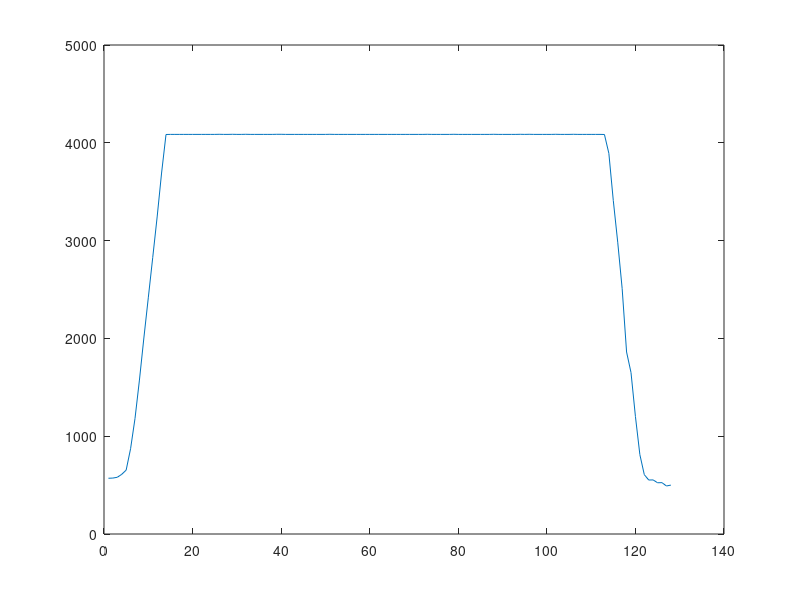

Reproduce this figure in MATLAB.
clear all;
close all;

% data z kamery pri nasmerovani na bile svitici lcd monitor.
a1 = [562,563,571,603,648,861,1160,1536,1946,2352,2747,3153,3572,3992,4087,4085,4086,4086,4087,4086,4085,4086,4087,4086,4086,4087,4087,4086,4085,4086,4086,4087,4085,4086,4085,4086,4085,4086,4087,4086,4086,4087,4085,4086,4086,4086,4087,4086,4086,4086,4086,4086,4086,4087,4086,4086,4086,4086,4086,4087,4087,4085,4086,4086,4086,4086,4087,4086,4085,4086,4086,4087,4087,4086,4086,4086,4086,4087,4086,4086,4087,4087,4085,4087,4086,4087,4085,4087,4087,4086,4086,4088,4086,4086,4087,4087,4086,4086,4087,4087,4087,4087,4086,4087,4086,4087,4086,4087,4086,4085,4087,4087,4085,3881,3410,2988,2514,1867,1656,1214,819,616,561,561,529,529,494,503];
a2 = [567,568,577,607,649,868,1181,1574,1998,2409,2822,3234,3691,4085,4086,4085,4087,4086,4085,4087,4087,4086,4087,4086,4087,4087,4087,4085,4087,4088,4085,4086,4086,4087,4086,4086,4086,4086,4088,4087,4086,4086,4086,4086,4086,4085,4086,4085,4086,4087,4086,4085,4086,4087,4085,4087,4086,4087,4086,4086,4086,4086,4087,4087,4087,4086,4086,4086,4087,4086,4086,4085,4087,4085,4086,4086,4086,4086,4087,4088,4087,4086,4086,4087,4086,4086,4086,4087,4086,4086,4086,4086,4086,4087,4086,4087,4086,4088,4085,4086,4086,4086,4087,4087,4087,4085,4086,4086,4086,4086,4086,4086,4085,3844,3358,2941,2469,1842,1636,1193,808,607,551,555,523,523,489,500];
a3 = [570,572,580,608,653,864,1171,1559,1976,2382,2778,3183,3606,4029,4085,4086,4086,4086,4086,4085,4087,4087,4086,4086,4087,4087,4086,4086,4087,4086,4087,4088,4085,4086,4086,4085,4086,4086,4086,4087,4085,4086,4087,4086,4086,4086,4086,4086,4086,4086,4087,4085,4086,4085,4087,4087,4087,4086,4087,4087,4086,4087,4086,4086,4085,4087,4087,4086,4086,4086,4087,4086,4086,4086,4085,4086,4086,4086,4087,4085,4085,4086,4086,4087,4085,4086,4087,4087,4086,4086,4086,4086,4086,4086,4087,4087,4087,4086,4087,4085,4086,4087,4085,4086,4086,4087,4087,4086,4085,4086,4086,4085,4086,3970,3472,3031,2552,1892,1677,1220,812,606,551,551,521,524,488,497];
a4 = [568,568,577,610,652,872,1181,1568,2004,2415,2826,3242,3670,4073,4085,4086,4085,4087,4086,4086,4086,4088,4087,4085,4086,4087,4086,4086,4088,4086,4086,4087,4086,4086,4086,4086,4086,4086,4085,4089,4089,4086,4087,4086,4086,4085,4087,4086,4087,4086,4087,4087,4086,4086,4086,4087,4087,4086,4087,4087,4087,4085,4087,4086,4087,4087,4086,4087,4086,4087,4087,4084,4087,4085,4086,4087,4087,4085,4087,4087,4086,4086,4087,4086,4087,4086,4087,4087,4086,4086,4086,4086,4086,4087,4086,4086,4086,4086,4087,4086,4087,4086,4087,4086,4087,4086,4085,4087,4086,4087,4085,4086,4085,3932,3437,3009,2530,1875,1670,1212,819,610,554,557,525,530,493,503];
a5 = [590,588,596,628,676,904,1233,1644,2087,2512,2934,3371,3819,4086,4086,4085,4087,4086,4087,4086,4087,4087,4086,4086,4087,4086,4085,4090,4086,4086,4086,4087,4087,4085,4087,4087,4086,4086,4086,4086,4085,4087,4086,4087,4085,4086,4086,4087,4086,4086,4087,4085,4086,4087,4086,4086,4086,4084,4086,4085,4087,4086,4085,4086,4087,4087,4085,4088,4086,4086,4086,4086,4083,4086,4084,4086,4086,4087,4087,4087,4086,4086,4086,4086,4086,4085,4086,4086,4086,4087,4087,4086,4086,4086,4085,4087,4086,4086,4086,4085,4086,4086,4086,4086,4086,4086,4086,4086,4085,4085,4086,4086,4086,3838,3355,2939,2481,1840,1631,1190,805,603,548,550,519,523,493,500];
a6 = [551,551,561,589,627,836,1133,1515,1924,2317,2707,3110,3519,3930,4085,4086,4087,4085,4086,4086,4086,4086,4086,4087,4086,4086,4087,4086,4087,4086,4087,4087,4086,4085,4088,4087,4085,4086,4086,4086,4085,4086,4086,4086,4086,4086,4086,4086,4086,4087,4086,4086,4087,4087,4086,4086,4086,4086,4085,4086,4086,4086,4085,4085,4086,4086,4085,4085,4086,4086,4086,4087,4086,4086,4087,4085,4086,4086,4086,4086,4086,4087,4086,4085,4085,4086,4086,4087,4087,4086,4087,4085,4086,4087,4086,4086,4087,4087,4086,4085,4087,4087,4086,4086,4087,4086,4087,4086,4086,4086,4086,4086,4085,3799,3307,2899,2437,1811,1608,1174,793,597,543,543,512,515,479,488];
a7 = [580,581,592,621,668,897,1224,1629,2076,2503,2929,3360,3789,4085,4086,4085,4087,4086,4086,4087,4086,4086,4086,4086,4084,4087,4086,4086,4087,4086,4086,4087,4087,4086,4086,4086,4086,4087,4087,4087,4087,4085,4085,4086,4088,4085,4087,4085,4086,4087,4087,4086,4087,4086,4088,4085,4087,4087,4086,4086,4087,4086,4086,4086,4086,4085,4086,4087,4087,4086,4085,4087,4086,4087,4088,4088,4087,4085,4087,4086,4086,4084,4086,4086,4086,4086,4086,4086,4086,4086,4086,4086,4086,4087,4087,4087,4087,4086,4086,4085,4086,4086,4086,4086,4086,4087,4086,4086,4086,4086,4086,4086,4085,3931,3441,3009,2529,1878,1665,1210,819,612,554,554,524,528,491,499];
a8 = [576,576,586,618,665,894,1215,1627,2072,2498,2948,3388,3832,4085,4086,4086,4086,4086,4086,4087,4085,4085,4086,4086,4086,4087,4086,4087,4087,4086,4086,4086,4086,4086,4087,4087,4085,4086,4087,4086,4086,4086,4087,4087,4086,4086,4087,4084,4087,4086,4086,4085,4087,4086,4086,4086,4086,4086,4086,4086,4086,4087,4085,4087,4086,4086,4087,4086,4087,4087,4086,4085,4087,4086,4086,4087,4086,4087,4086,4086,4087,4086,4086,4086,4086,4086,4086,4086,4086,4086,4086,4086,4086,4087,4086,4086,4086,4087,4086,4086,4085,4088,4086,4086,4086,4087,4086,4087,4087,4087,4086,4087,4086,3892,3402,2982,2502,1856,1647,1201,812,611,557,553,525,530,492,502];
a9 = [576,578,591,616,664,890,1213,1628,2077,2506,2932,3370,3819,4086,4084,4086,4086,4085,4086,4087,4086,4087,4086,4087,4087,4086,4086,4087,4086,4087,4086,4086,4086,4085,4087,4086,4085,4086,4087,4087,4087,4086,4086,4087,4086,4086,4086,4085,4086,4086,4087,4086,4086,4085,4086,4086,4085,4086,4086,4086,4086,4087,4087,4087,4086,4086,4086,4086,4086,4086,4087,4086,4087,4087,4086,4086,4087,4086,4087,4087,4086,4087,4087,4085,4086,4086,4086,4087,4086,4087,4086,4086,4087,4086,4087,4087,4086,4085,4085,4086,4087,4087,4087,4087,4086,4087,4086,4085,4085,4087,4086,4086,4086,3898,3412,2984,2511,1861,1651,1201,810,607,552,552,525,525,491,500];

A = [a1;a2;a3;a4;a5;a6;a7;a8;a9];

stredni_hodnota = median(A);

plot(stredni_hodnota)
%bar(stredni_hodnota, 0.5)
